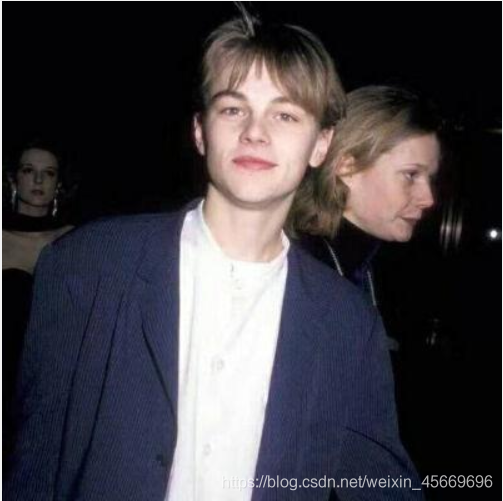
#> input picture dlib检测(自己写的)/detect_facemarks/data/data_faces/5.jpeg, 503 x 501 px
$ python 'ACE图像增强.py'
#> lines starting #> are read from the running program, lines starting #| are printed output that depends on the picture
import cv2
import numpy as np
import math


def stretchImage(data, s=0.005, bins=2000):  # 线性拉伸，去掉最大最小0.5%的像素值，然后线性拉伸至[0,1]
    ht = np.histogram(data, bins)
    d = np.cumsum(ht[0]) / float(data.size)
    lmin = 0
    lmax = bins - 1
    while lmin < bins:
        if d[lmin] >= s:
            break
        lmin += 1
    while lmax >= 0:
        if d[lmax] <= 1 - s:
            break
        lmax -= 1
    return np.clip((data - ht[1][lmin]) / (ht[1][lmax] - ht[1][lmin]), 0, 1)


g_para = {}


def getPara(radius=5):  # 根据半径计算权重参数矩阵
    global g_para
    m = g_para.get(radius, None)
    if m is not None:
        return m
    size = radius * 2 + 1
    m = np.zeros((size, size))
    for h in range(-radius, radius + 1):
        for w in range(-radius, radius + 1):
            if h == 0 and w == 0:
                continue
            m[radius + h, radius + w] = 1.0 / math.sqrt(h ** 2 + w ** 2)
    m /= m.sum()
    g_para[radius] = m
    return m


def zmIce(I, ratio=4, radius=300):  # 常规的ACE实现
    para = getPara(radius)
    height, width = I.shape
    zh, zw = [0] * radius + list(range(height)) + [height - 1] * radius, [0] * radius + list(range(width)) + [width - 1] * radius
    Z = I[np.ix_(zh, zw)]
    res = np.zeros(I.shape)
    for h in range(radius * 2 + 1):
        for w in range(radius * 2 + 1):
            if para[h][w] == 0:
                continue
            res += (para[h][w] * np.clip((I - Z[h:h + height, w:w + width]) * ratio, -1, 1))
    return res


def zmIceFast(I, ratio, radius):  # 单通道ACE快速增强实现
    height, width = I.shape[:2]
    if min(height, width) <= 2:
        return np.zeros(I.shape) + 0.5
    Rs = cv2.resize(I, ((width + 1) // 2, (height + 1) // 2))
    Rf = zmIceFast(Rs, ratio, radius)  # 递归调用
    Rf = cv2.resize(Rf, (width, height))
    Rs = cv2.resize(Rs, (width, height))

    return Rf + zmIce(I, ratio, radius) - zmIce(Rs, ratio, radius)


def zmIceColor(I, ratio=4, radius=3):  # rgb三通道分别增强，ratio是对比度增强因子，radius是卷积模板半径
#> called with ratio = 4, radius = 3
    res = np.zeros(I.shape)
#> res: shape (501, 503, 3) float64; every value is 0
    for k in range(3):
        res[:, :, k] = stretchImage(zmIceFast(I[:, :, k], ratio, radius))
#> this loop made 3 passes
#> pass 1, in zmIceFast, `Rs = cv2.resize(I, ((width + 1) // 2, (height + 1) // 2))`:
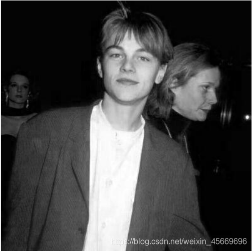
#> Rs: shape (251, 252) float64; min 0, max 1, mean 0.263
#> pass 1, in zmIceFast (call 2), `Rs = cv2.resize(I, ((width + 1) // 2, (height + 1) // 2))`:
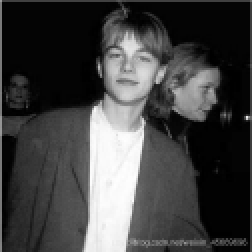
#> Rs: shape (126, 126) float64 (shown 2 times larger); min 0, max 0.999, mean 0.263
#> pass 1, in zmIceFast (call 3), `Rs = cv2.resize(I, ((width + 1) // 2, (height + 1) // 2))`:
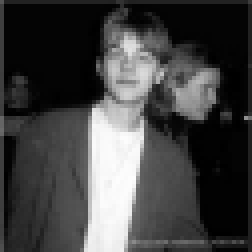
#> Rs: shape (63, 63) float64 (shown 4 times larger); min 0, max 0.994, mean 0.263
#> pass 1, in zmIceFast (call 4), `Rs = cv2.resize(I, ((width + 1) // 2, (height + 1) // 2))`:
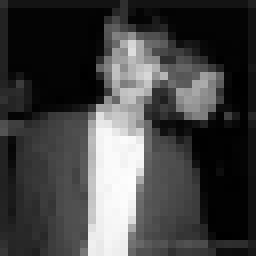
#> Rs: shape (32, 32) float64 (shown 8 times larger); min 0.000948, max 0.993, mean 0.263
#> after the loop:
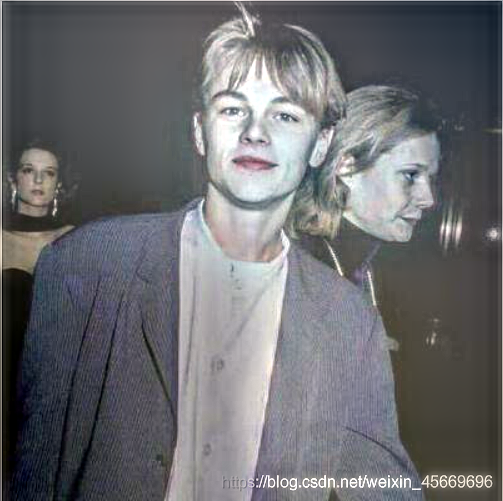
#> res: shape (501, 503, 3) float64; mean B, G, R 0.435, 0.422, 0.419
    return res


if __name__ == '__main__':
    cv2.imshow("org.jpg",cv2.imread('./data/data_faces/5.jpeg'))
    m = zmIceColor(cv2.imread('./data/data_faces/5.jpeg') / 255.0) * 255
    cv2.imwrite('ACE_test.jpg', m)
    cv2.waitKey(0)

$ run again, with dlib检测(自己写的)/detect_facemarks/data/data_faces/1.jpeg copied over dlib检测(自己写的)/detect_facemarks/data/data_faces/5.jpeg
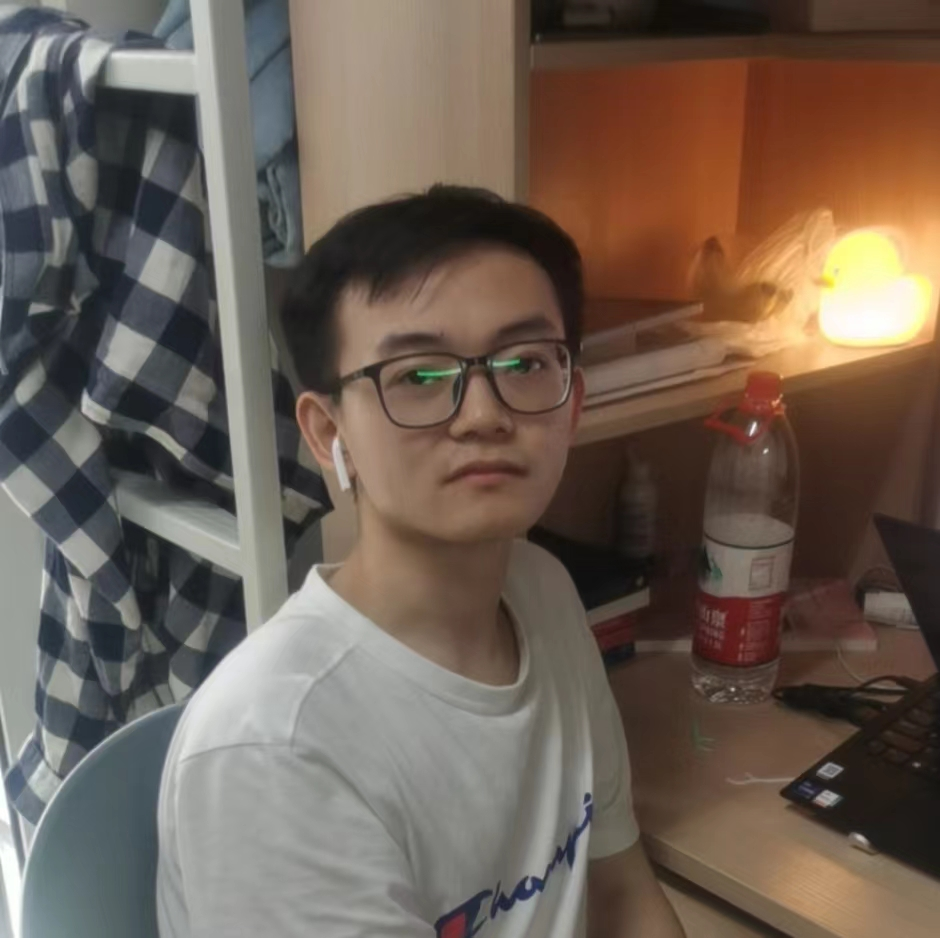
#> input picture dlib检测(自己写的)/detect_facemarks/data/data_faces/1.jpeg, 940 x 938 px
#> the loop in zmIceColor, `for k in range(3):` made 3 passes
#> pass 1, in zmIceFast (call 4), `Rs = cv2.resize(I, ((width + 1) // 2, (height + 1) // 2))`:
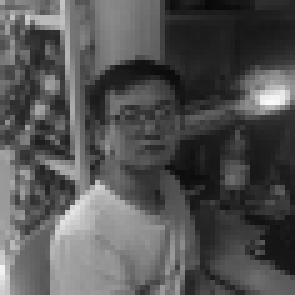
#> Rs: shape (59, 59) float64 (shown 5 times larger); min 0.0308, max 0.981, mean 0.329
#> after the loop in zmIceColor, `for k in range(3):`:
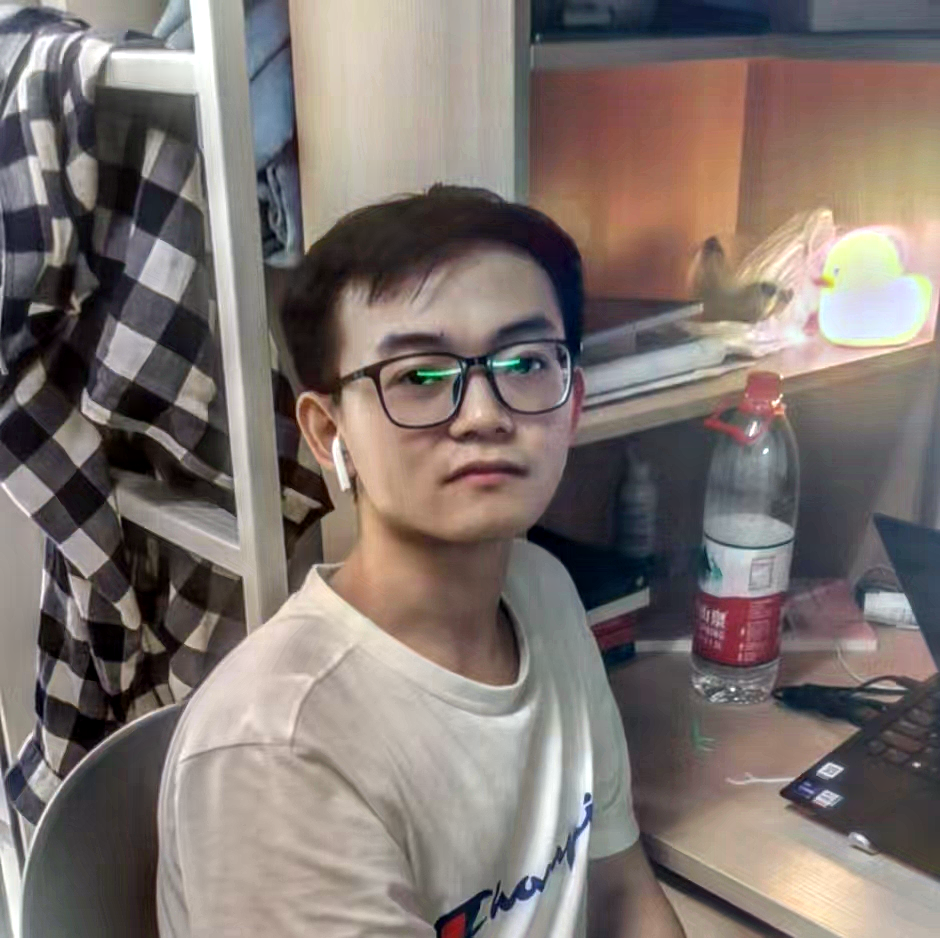
#> res: shape (938, 940, 3) float64; mean B, G, R 0.439, 0.457, 0.498

$ run again, with dlib检测(自己写的)/detect_facemarks/data/data_faces/2.jpeg copied over dlib检测(自己写的)/detect_facemarks/data/data_faces/5.jpeg
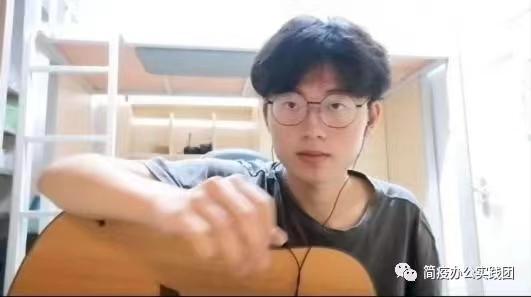
#> input picture dlib检测(自己写的)/detect_facemarks/data/data_faces/2.jpeg, 531 x 297 px
#> the loop in zmIceColor, `for k in range(3):` made 3 passes
#> pass 1, in zmIce (call 7), `Z = I[np.ix_(zh, zw)]`:
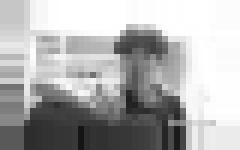
#> Z: shape (25, 40) float64 (shown 6 times larger); min 0.0853, max 1, mean 0.693
#> after the loop in zmIceColor, `for k in range(3):`:
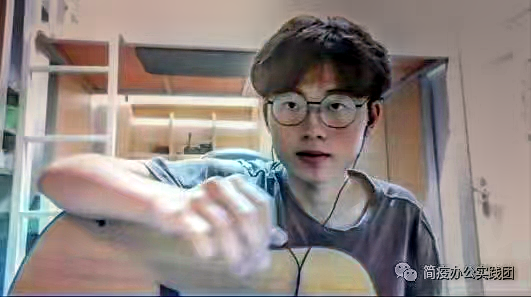
#> res: shape (297, 531, 3) float64; mean B, G, R 0.517, 0.532, 0.572

$ run again, with dlib检测(自己写的)/detect_facemarks/data/data_faces/3.jpeg copied over dlib检测(自己写的)/detect_facemarks/data/data_faces/5.jpeg
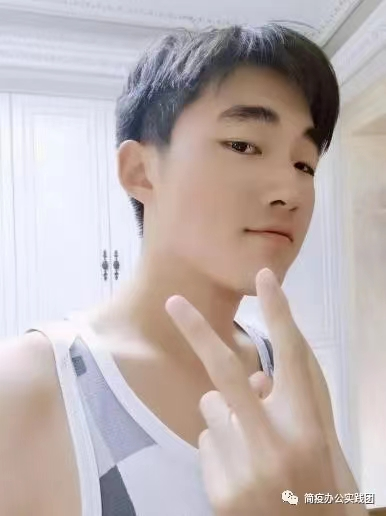
#> input picture dlib检测(自己写的)/detect_facemarks/data/data_faces/3.jpeg, 386 x 516 px
#> the loop in zmIceColor, `for k in range(3):` made 3 passes
#> pass 1, in zmIceFast (call 4), `Rs = cv2.resize(I, ((width + 1) // 2, (height + 1) // 2))`:
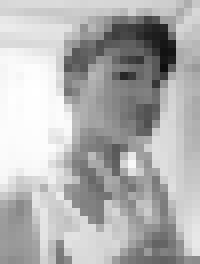
#> Rs: shape (33, 25) float64 (shown 8 times larger); min 0.0552, max 1, mean 0.698
#> after the loop in zmIceColor, `for k in range(3):`:
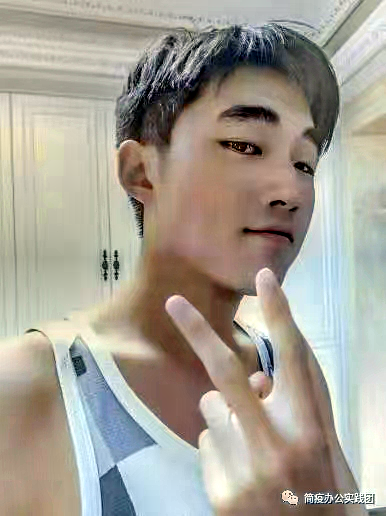
#> res: shape (516, 386, 3) float64; mean B, G, R 0.587, 0.632, 0.654
